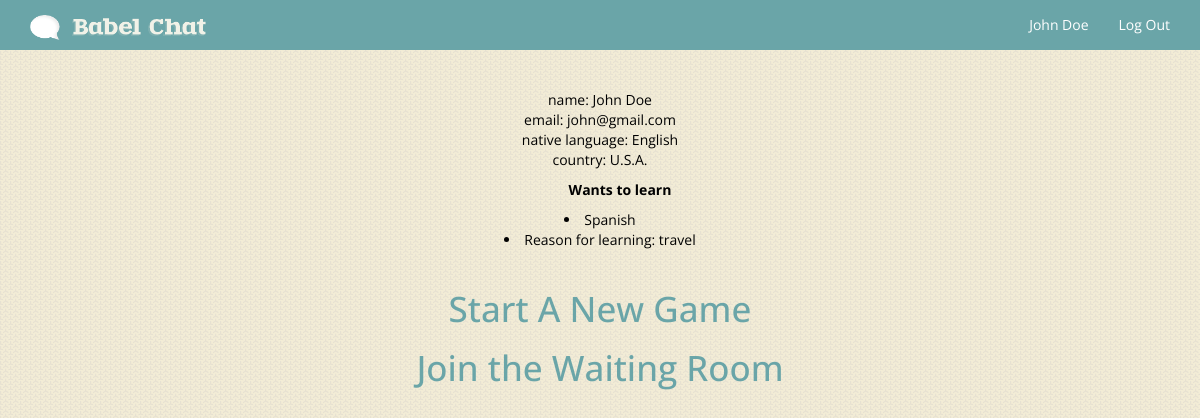
/profile (signed in), run on an earlier commit of the app's database.
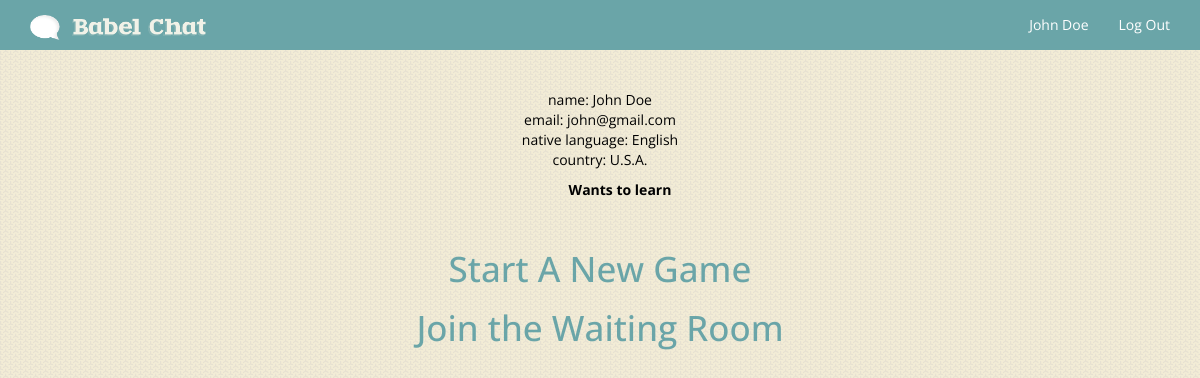
And on a later commit of the database.
### model.py (models this page shows)
class User(Base):
    __tablename__ = "users"
    id = Column(Integer, primary_key = True)
    name = Column(String(64), nullable=False)
    email = Column(String(64), nullable=False)
    password = Column(String(64), nullable=False)
    mother_tongue_code = Column(String(64), ForeignKey("languages.language_code"))
    country_code = Column(String(64), ForeignKey("countries.country_code"))
    reason = Column(String(64), nullable=False)
    language = relationship("Language", backref=backref("native_speakers"))
    country = relationship("Country", backref=backref("users"))

class Language(Base):
    __tablename__ = "languages"
    language_code = Column(String(64), nullable=False, primary_key=True)
    language_name = Column(String(64), nullable=False)

class Country(Base):
    __tablename__ = "countries"
    country_code = Column(String(64), nullable=False, primary_key=True)
    country_name = Column(String(64), nullable=False)

class Language_desired(Base):
    __tablename__ = "languages_desired"
    id = Column(Integer, primary_key=True)
    user_id = Column(Integer, ForeignKey('users.id'))
    language_code = Column(String(64), ForeignKey('languages.language_code'))
    level = Column(String(64), nullable=False)
    user = relationship("User",backref=backref("Language_desired"))
    language = relationship("Language", backref=backref("Language_desired"))

### babel.py (the view)
@app.route("/profile")
def display_profile():
    user = dbsession.query(User).filter_by(name=session["login"]).first()
    print session
    return render_template("profile.html", user=user)

### templates/profile.html
{% extends 'base_in.html' %}
{% block body %}
<div id="profile_wrapper">
	<p>name: {{ user.name }} <br/>
	   email: {{ user.email }} <br/>
	   native language: {{ user.language.language_name }} <br/>
	   country: {{ user.country.country_name }} <br/>
	    <strong><ul>Wants to learn</ul></strong>
	   {% for lang in user.Language_desired %}
	        <li>{{ lang.language.language_name }}</li>
	        <li>Reason for learning: {{ user.reason }}</li>
	   {% endfor %}<br/>
	 </p>
	<h1 style="font-size: 35px; font-color: #000; !important"> <a href="/video_chat?start={{ user.mother_tongue_code }}">Start A New Game</a> </h1>
	<h1 style="font-size: 35px; font-color: #000; !important"> <a href="/video_chat">Join the Waiting Room</a> </h1>
</div>
{% endblock %}

### templates/base_in.html (shortened to what this page needs)
<!DOCTYPE HTML>
<html lang="en">
<head>
    <link href="../static/css/bootstrap.min.css" rel="stylesheet">
    <link href="../static/css/cover.css" rel="stylesheet">
    <link href="../static/css/signin.css" rel="stylesheet">
    <link href="../static/css/custom.css" rel="stylesheet">
</head>
<body>
    <nav class="navbar navbar-inverse navbar-fixed-top signupnav" role="navigation">
      <div class="container">
        <div class="navbar-header">
          <a class="navbar-brand" href="/"><img src="../static/img/sm_logo.png" height="25px"></a>
        </div>
        <div id="navbar" class="navbar-collapse collapse">
          <ul class="nav navbar-nav navbar-right">
            {% if session.get("login", False) %}
                <li class=""><a href="/profile">{{ session['login'] }}<span class='sr-only'>(current)</span></a></li>
              {% endif %}
              {% if session.get("login", False) %}
                  <li><a href="/logout">Log Out</a></li>
               {% else %}
                  <li><a href="/">Log In</a></li>
                {% endif %}
          </ul>
        </div>
      </div>
    </nav>
        {% block body %}{% endblock %}
    </body>
</html>

### static/css/cover.css (style rules this page uses)
a, a:focus, a:hover { color: #fff; }
body { height: 100%; background-color: #f3eedd; background-image: url("../img/sprinkles.png"); color: #fff; text-align: center; }

### static/css/signin.css (style rules this page uses)
body { padding-top: 40px; padding-bottom: 40px; background-color: ; }
.signupnav { background-color: #6aa5a8 !important; }

### static/css/custom.css (style rules this page uses)
html, body, h1, h2, h3, h4, h5, h6, p { font-family: "Open Sans" !important; }
.navbar { max-height: 35px; !important }
.navbar-inverse { background-color: #e9a34d; color: #fff; !important }
.navbar-nav>li>a { color: #fff; !important }
.navbar-inverse .navbar-collapse, .navbar-inverse .navbar-form { border-color: none !important; }
.navbar-inverse { border: none !important; }
.navbar-inverse .navbar-brand { color: #fff; }
.navbar-inverse .navbar-nav>li>a { color: #fff; }
#profile_wrapper { margin-top: 50px; color: #000; }
#profile_wrapper p { color: #000; !important }
a, a:focus, a:hover { color: #6aa5a8; }

What changed in the data, as far as the page shows it:
removed Language_desired: language.language_name "Spanish", {{ user.reason }} "travel"
